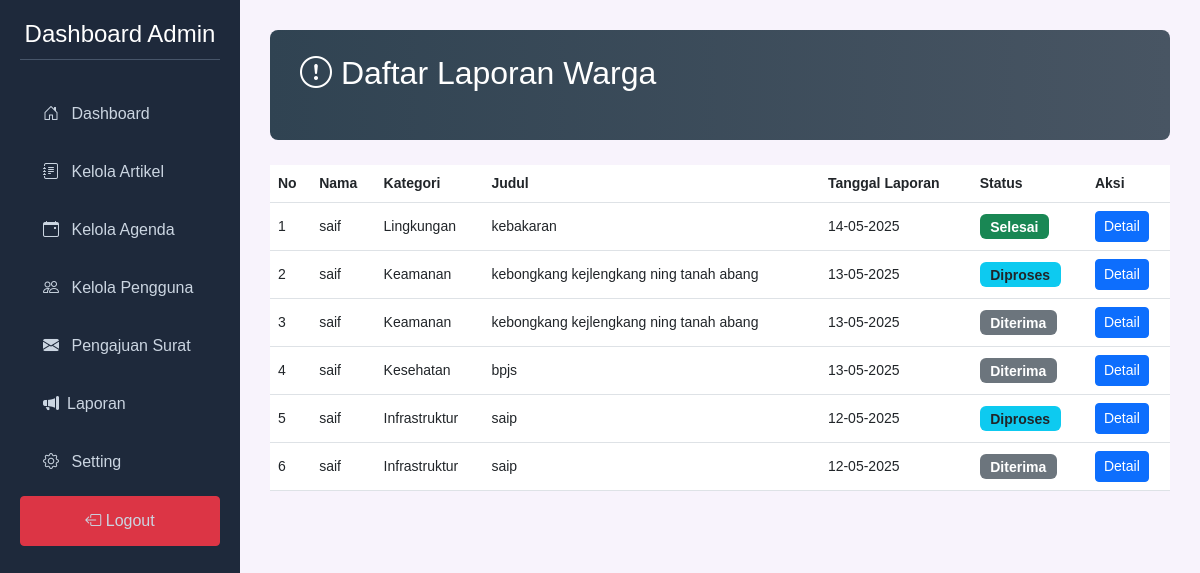
The app's page /resource/view/admin/laporan.php (signed in) with its own data.
### tables this page shows
CREATE TABLE `laporan_warga` (
  `id` int NOT NULL,
  `masyarakat_id` int DEFAULT NULL,
  `kategori_id` int DEFAULT NULL,
  `judul` varchar(100) NOT NULL,
  `isi` text NOT NULL,
  `lokasi` varchar(255) NOT NULL,
  `foto` varchar(255) DEFAULT NULL,
  `status` enum('Diterima','Diproses','Selesai','Ditolak') NOT NULL DEFAULT 'Diterima',
  `tanggal_laporan` datetime NOT NULL DEFAULT CURRENT_TIMESTAMP,
  `tanggal_update` datetime DEFAULT NULL,
  `tanggapan_admin` text,
  `is_read` tinyint(1) DEFAULT '0'
);

CREATE TABLE `masyarakat` (
  `masyarakat_id` int NOT NULL,
  `nama` varchar(100) NOT NULL,
  `nik` varchar(16) NOT NULL,
  `pin` varchar(255) NOT NULL
);

CREATE TABLE `kategori_laporan` (
  `kategori_id` int NOT NULL,
  `nama_laporan` varchar(50) NOT NULL,
  `deskripsi` text,
  `icon` varchar(50) DEFAULT NULL
);

### resource/view/admin/laporan.php (the view, shortened to what this page needs)
<?php
include "../db.php";
$status_filter = "";
$query = "
    SELECT
        l.*,
        m.nama,
        kl.nama_laporan as kategori_nama
    FROM laporan_warga l
    JOIN masyarakat m ON l.masyarakat_id = m.masyarakat_id
    LEFT JOIN kategori_laporan kl ON l.kategori_id = kl.kategori_id
    $status_filter
    ORDER BY l.tanggal_laporan DESC
    LIMIT 50
";
$result = $conn->query($query);
?>
<!DOCTYPE html>
<html lang="id">
<head>
    <link rel="stylesheet" href="https://cdn.jsdelivr.net/npm/bootstrap@5.3.0/dist/css/bootstrap.min.css">
    <link rel="stylesheet" href="https://cdn.jsdelivr.net/npm/bootstrap-icons@1.10.5/font/bootstrap-icons.css">
    <link rel="stylesheet" href="../../css/crud.css">
</head>
<body>
    <div class="sidebar">
    <h2>Dashboard Admin</h2>
    <a href="dashboard.php"><i class="bi bi-house-door m-2"></i> Dashboard</a>
    <a href="artikel_crud.php"><i class="bi bi-journal-text m-2"></i> Kelola Artikel</a>
    <a href="agenda_crud.php"><i class="bi bi-calendar-event m-2"></i> Kelola Agenda</a>
    <a href="mandiri_crud.php"><i class="bi bi-people m-2"></i> Kelola Pengguna</a>
    <a href="pengajuan.php"><i class="bi bi-envelope-fill m-2"></i> Pengajuan Surat</a>
    <a href="laporan.php"><i class="bi bi-megaphone-fill m-2"></i>Laporan</a>
    <a href="Setting_admin.php"><i class="bi bi-gear m-2"></i> Setting</a>
    <a href="../home.php" class="btn btn-danger"><i class="bi bi-box-arrow-left"></i> Logout</a>
</div>
<div class="main">
    <div class="admin-header">
        <h2 class="mb-4"><i class="bi bi-exclamation-circle"></i> Daftar Laporan Warga</h2>
    </div>
    <table class="table table-hover">
        <thead>
            <tr>
                <th>No</th>
                <th>Nama</th>
                <th>Kategori</th>
                <th>Judul</th>
                <th>Tanggal Laporan</th>
                <th>Status</th>
                <th>Aksi</th>
            </tr>
        </thead>
        <tbody>
            <?php if ($result->num_rows > 0):
                $no = 1;
                while ($row = $result->fetch_assoc()):
                    $status_class = '';
                    switch($row['status']) {
                        case 'Diterima':
                            $status_class = 'bg-secondary';
                            break;
                        case 'Diproses':
                            $status_class = 'bg-info text-dark';
                            break;
                        case 'Selesai':
                            $status_class = 'bg-success';
                            break;
                    }
            ?>
            <tr>
                <td data-label="No"><?= $no++ ?></td>
                <td data-label="Nama"><?= htmlspecialchars($row['nama']) ?></td>
                <td data-label="Kategori"><?= htmlspecialchars($row['kategori_nama'] ?? 'Tidak ada kategori') ?></td>
                <td data-label="Judul"><?= htmlspecialchars($row['judul']) ?></td>
                <td data-label="Tanggal Laporan"><?= date('d-m-Y', strtotime($row['tanggal_laporan'])) ?></td>
                <td data-label="Status"><span class="badge status-badge <?= $status_class ?>"><?= htmlspecialchars($row['status']) ?></span></td>
                <td data-label="Aksi">
                    <a href="detail_laporan.php?id=<?= $row['id'] ?>" class="btn btn-sm btn-primary">Detail</a>
                </td>
            </tr>
            <?php endwhile; else: ?>
            <tr>
                <td colspan="7" class="text-center">Tidak ada data laporan warga.</td>
            </tr>
            <?php endif; ?>
        </tbody>
    </table>
</div>
</body>
</html>

### resource/css/crud.css (style rules this page uses)
body { background-color: #f8f3fc; font-family: "Arial", sans-serif; }
.sidebar { height: 100vh; width: 240px; position: fixed; background-color: #1e293b; color: white; padding: 20px; }
.sidebar h2 { text-align: center; margin-bottom: 30px; font-size: 24px; border-bottom: 1px solid #475569; padding-bottom: 10px; }
.sidebar a { display: block; color: #cbd5e1; padding: 12px 15px; text-decoration: none; border-radius: 4px; margin-bottom: 10px; }
.main { margin-left: 240px; padding: 30px; }
.table td, .table th { vertical-align: middle; font-size: 14px; }
.admin-header { background: linear-gradient(to right, #304352, #485563); padding: 24px 30px; border-radius: 8px; color: white; margin-bottom: 25px; }
.status-badge { font-size: 0.875rem; padding: 0.4em 0.75em; border-radius: 0.375rem; font-weight: 600; display: inline-block; }
.bg-info.text-dark { background-color: #0dcaf0 !important; color: #212529 !important; }
.bg-success { background-color: #198754 !important; color: white !important; }

### records on screen
laporan_warga: masyarakat.nama "saif", kategori.nama_laporan "Lingkungan", judul "kebakaran", tanggal_laporan "14-05-2025", status "Selesai"
laporan_warga: masyarakat.nama "saif", kategori.nama_laporan "Keamanan", judul "kebongkang kejlengkang ning tanah abang", tanggal_laporan "13-05-2025", status "Diproses"
laporan_warga: masyarakat.nama "saif", kategori.nama_laporan "Keamanan", judul "kebongkang kejlengkang ning tanah abang", tanggal_laporan "13-05-2025", status "Diterima"
laporan_warga: masyarakat.nama "saif", kategori.nama_laporan "Kesehatan", judul "bpjs", tanggal_laporan "13-05-2025", status "Diterima"
laporan_warga: masyarakat.nama "saif", kategori.nama_laporan "Infrastruktur", judul "saip", tanggal_laporan "12-05-2025", status "Diproses"
laporan_warga: masyarakat.nama "saif", kategori.nama_laporan "Infrastruktur", judul "saip", tanggal_laporan "12-05-2025", status "Diterima"
